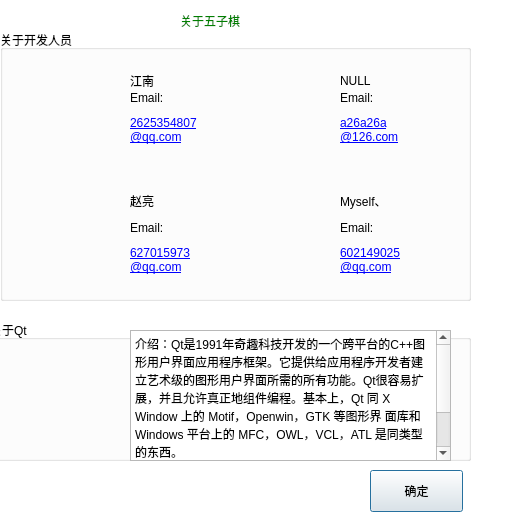
<?xml version="1.0" encoding="UTF-8"?>
<ui version="4.0">
 <class>aboutDialog</class>
 <widget class="QDialog" name="aboutDialog">
  <property name="geometry">
   <rect>
    <x>0</x>
    <y>0</y>
    <width>513</width>
    <height>520</height>
   </rect>
  </property>
  <property name="windowTitle">
   <string>关于</string>
  </property>
  <property name="styleSheet">
   <string notr="true">QDialog#aboutDialog{background-color:rgba(255, 255, 255, 255)}</string>
  </property>
  <widget class="BlueStartButton" name="pushButton">
   <property name="geometry">
    <rect>
     <x>370</x>
     <y>470</y>
     <width>93</width>
     <height>42</height>
    </rect>
   </property>
   <property name="text">
    <string>确定</string>
   </property>
  </widget>
  <widget class="QGroupBox" name="groupBox">
   <property name="geometry">
    <rect>
     <x>0</x>
     <y>30</y>
     <width>471</width>
     <height>271</height>
    </rect>
   </property>
   <property name="title">
    <string>关于开发人员</string>
   </property>
   <widget class="QLabel" name="firstLable">
    <property name="geometry">
     <rect>
      <x>20</x>
      <y>30</y>
      <width>100</width>
      <height>100</height>
     </rect>
    </property>
    <property name="styleSheet">
     <string notr="true">background-image:url(:/images/江南.PNG);</string>
    </property>
    <property name="text">
     <string/>
    </property>
   </widget>
   <widget class="QLabel" name="label_2">
    <property name="geometry">
     <rect>
      <x>130</x>
      <y>30</y>
      <width>71</width>
      <height>41</height>
     </rect>
    </property>
    <property name="text">
     <string>江南</string>
    </property>
   </widget>
   <widget class="QLabel" name="firstLable_2">
    <property name="geometry">
     <rect>
      <x>230</x>
      <y>30</y>
      <width>100</width>
      <height>100</height>
     </rect>
    </property>
    <property name="styleSheet">
     <string notr="true">background-image:url(:/images/NULL.png);</string>
    </property>
    <property name="text">
     <string/>
    </property>
   </widget>
   <widget class="QLabel" name="firstLable_3">
    <property name="geometry">
     <rect>
      <x>20</x>
      <y>160</y>
      <width>100</width>
      <height>100</height>
     </rect>
    </property>
    <property name="styleSheet">
     <string notr="true">background-image:url(:/images/赵亮.PNG);</string>
    </property>
    <property name="text">
     <string/>
    </property>
   </widget>
   <widget class="QLabel" name="label_4">
    <property name="geometry">
     <rect>
      <x>340</x>
      <y>30</y>
      <width>71</width>
      <height>41</height>
     </rect>
    </property>
    <property name="text">
     <string>NULL</string>
    </property>
   </widget>
   <widget class="QLabel" name="firstLable_4">
    <property name="geometry">
     <rect>
      <x>230</x>
      <y>160</y>
      <width>100</width>
      <height>100</height>
     </rect>
    </property>
    <property name="styleSheet">
     <string notr="true">background-image:url(:/images/Myself.PNG);</string>
    </property>
    <property name="text">
     <string/>
    </property>
   </widget>
   <widget class="QLabel" name="label_5">
    <property name="geometry">
     <rect>
      <x>130</x>
      <y>150</y>
      <width>71</width>
      <height>41</height>
     </rect>
    </property>
    <property name="text">
     <string>赵亮</string>
    </property>
   </widget>
   <widget class="QLabel" name="label_6">
    <property name="geometry">
     <rect>
      <x>340</x>
      <y>150</y>
      <width>71</width>
      <height>41</height>
     </rect>
    </property>
    <property name="text">
     <string>Myself、</string>
    </property>
   </widget>
   <widget class="QLabel" name="label">
    <property name="geometry">
     <rect>
      <x>130</x>
      <y>60</y>
      <width>72</width>
      <height>15</height>
     </rect>
    </property>
    <property name="text">
     <string>Email:</string>
    </property>
   </widget>
   <widget class="QLabel" name="label_7">
    <property name="geometry">
     <rect>
      <x>340</x>
      <y>60</y>
      <width>72</width>
      <height>15</height>
     </rect>
    </property>
    <property name="text">
     <string>Email:</string>
    </property>
   </widget>
   <widget class="QLabel" name="label_8">
    <property name="geometry">
     <rect>
      <x>130</x>
      <y>190</y>
      <width>72</width>
      <height>15</height>
     </rect>
    </property>
    <property name="text">
     <string>Email:</string>
    </property>
   </widget>
   <widget class="QLabel" name="label_9">
    <property name="geometry">
     <rect>
      <x>340</x>
      <y>190</y>
      <width>72</width>
      <height>15</height>
     </rect>
    </property>
    <property name="text">
     <string>Email:</string>
    </property>
   </widget>
   <widget class="QLabel" name="label_10">
    <property name="geometry">
     <rect>
      <x>130</x>
      <y>80</y>
      <width>81</width>
      <height>41</height>
     </rect>
    </property>
    <property name="text">
     <string>&lt;html&gt;&lt;head/&gt;&lt;body&gt;&lt;p&gt;&lt;a href=&quot;https://mail.qq.com/&quot;&gt;&lt;span style=&quot; text-decoration: underline; color:#0000ff;&quot;&gt;2625354807&lt;br/&gt;@qq.com&lt;/span&gt;&lt;/a&gt;&lt;/p&gt;&lt;/body&gt;&lt;/html&gt;</string>
    </property>
    <property name="textFormat">
     <enum>Qt::RichText</enum>
    </property>
    <property name="openExternalLinks">
     <bool>true</bool>
    </property>
   </widget>
   <widget class="QLabel" name="label_11">
    <property name="geometry">
     <rect>
      <x>340</x>
      <y>80</y>
      <width>81</width>
      <height>41</height>
     </rect>
    </property>
    <property name="text">
     <string>&lt;html&gt;&lt;head/&gt;&lt;body&gt;&lt;p&gt;&lt;a href=&quot;https://mail.qq.com/&quot;&gt;&lt;span style=&quot; text-decoration: underline; color:#0000ff;&quot;&gt;a26a26a&lt;br/&gt;@126.com&lt;/span&gt;&lt;/a&gt;&lt;/p&gt;&lt;/body&gt;&lt;/html&gt;</string>
    </property>
    <property name="textFormat">
     <enum>Qt::RichText</enum>
    </property>
    <property name="openExternalLinks">
     <bool>true</bool>
    </property>
   </widget>
   <widget class="QLabel" name="label_12">
    <property name="geometry">
     <rect>
      <x>130</x>
      <y>210</y>
      <width>81</width>
      <height>41</height>
     </rect>
    </property>
    <property name="text">
     <string>&lt;html&gt;&lt;head/&gt;&lt;body&gt;&lt;p&gt;&lt;a href=&quot;https://mail.qq.com/&quot;&gt;&lt;span style=&quot; text-decoration: underline; color:#0000ff;&quot;&gt;627015973&lt;br/&gt;@qq.com&lt;/span&gt;&lt;/a&gt;&lt;/p&gt;&lt;/body&gt;&lt;/html&gt;</string>
    </property>
    <property name="textFormat">
     <enum>Qt::RichText</enum>
    </property>
    <property name="openExternalLinks">
     <bool>true</bool>
    </property>
   </widget>
   <widget class="QLabel" name="label_13">
    <property name="geometry">
     <rect>
      <x>340</x>
      <y>210</y>
      <width>81</width>
      <height>41</height>
     </rect>
    </property>
    <property name="text">
     <string>&lt;html&gt;&lt;head/&gt;&lt;body&gt;&lt;p&gt;&lt;a href=&quot;https://mail.qq.com/&quot;&gt;&lt;span style=&quot; text-decoration: underline; color:#0000ff;&quot;&gt;602149025&lt;br/&gt;@qq.com&lt;/span&gt;&lt;/a&gt;&lt;/p&gt;&lt;/body&gt;&lt;/html&gt;</string>
    </property>
    <property name="textFormat">
     <enum>Qt::RichText</enum>
    </property>
    <property name="openExternalLinks">
     <bool>true</bool>
    </property>
   </widget>
  </widget>
  <widget class="QLabel" name="label_3">
   <property name="geometry">
    <rect>
     <x>180</x>
     <y>10</y>
     <width>81</width>
     <height>21</height>
    </rect>
   </property>
   <property name="styleSheet">
    <string notr="true">color:green
</string>
   </property>
   <property name="text">
    <string>关于五子棋</string>
   </property>
  </widget>
  <widget class="QGroupBox" name="groupBox_2">
   <property name="geometry">
    <rect>
     <x>-10</x>
     <y>320</y>
     <width>481</width>
     <height>141</height>
    </rect>
   </property>
   <property name="title">
    <string>关于Qt</string>
   </property>
   <widget class="QLabel" name="label_14">
    <property name="geometry">
     <rect>
      <x>20</x>
      <y>40</y>
      <width>100</width>
      <height>100</height>
     </rect>
    </property>
    <property name="styleSheet">
     <string notr="true">background-image:url(:/images/qt.png)</string>
    </property>
    <property name="text">
     <string/>
    </property>
   </widget>
   <widget class="QTextBrowser" name="textBrowser">
    <property name="geometry">
     <rect>
      <x>140</x>
      <y>10</y>
      <width>321</width>
      <height>131</height>
     </rect>
    </property>
    <property name="html">
     <string>&lt;!DOCTYPE HTML PUBLIC &quot;-//W3C//DTD HTML 4.0//EN&quot; &quot;http://www.w3.org/TR/REC-html40/strict.dtd&quot;&gt;
&lt;html&gt;&lt;head&gt;&lt;meta name=&quot;qrichtext&quot; content=&quot;1&quot; /&gt;&lt;style type=&quot;text/css&quot;&gt;
p, li { white-space: pre-wrap; }
&lt;/style&gt;&lt;/head&gt;&lt;body style=&quot; font-family:'SimSun'; font-size:9pt; font-weight:400; font-style:normal;&quot;&gt;
&lt;p style=&quot; margin-top:12px; margin-bottom:12px; margin-left:0px; margin-right:0px; -qt-block-indent:0; text-indent:0px;&quot;&gt;介绍：Qt是1991年奇趣科技开发的一个跨平台的C++图形用户界面应用程序框架。它提供给应用程序开发者建立艺术级的图形用户界面所需的所有功能。Qt很容易扩展，并且允许真正地组件编程。基本上，Qt 同 X Window 上的 Motif，Openwin，GTK 等图形界 面库和 Windows 平台上的 MFC，OWL，VCL，ATL 是同类型的东西。&lt;/p&gt;
&lt;p style=&quot; margin-top:12px; margin-bottom:12px; margin-left:0px; margin-right:0px; -qt-block-indent:0; text-indent:0px;&quot;&gt;下载链接：&lt;a href=&quot;https://download.qt.io/&quot;&gt;&lt;span style=&quot; text-decoration: underline; color:#0000ff;&quot;&gt;https://download.qt.io/&lt;/span&gt;&lt;/a&gt;&lt;/p&gt;
&lt;p style=&quot; margin-top:12px; margin-bottom:12px; margin-left:0px; margin-right:0px; -qt-block-indent:0; text-indent:0px;&quot;&gt;社区地址：&lt;a href=&quot;http://www.qter.org/&quot;&gt;&lt;span style=&quot; text-decoration: underline; color:#0000ff;&quot;&gt;http://www.qter.org/&lt;/span&gt;&lt;/a&gt;&lt;/p&gt;&lt;/body&gt;&lt;/html&gt;</string>
    </property>
   </widget>
  </widget>
 </widget>
 <customwidgets>
  <customwidget>
   <class>BlueStartButton</class>
   <extends>QPushButton</extends>
   <header>bluebutton.h</header>
  </customwidget>
 </customwidgets>
 <resources/>
 <connections/>
</ui>
